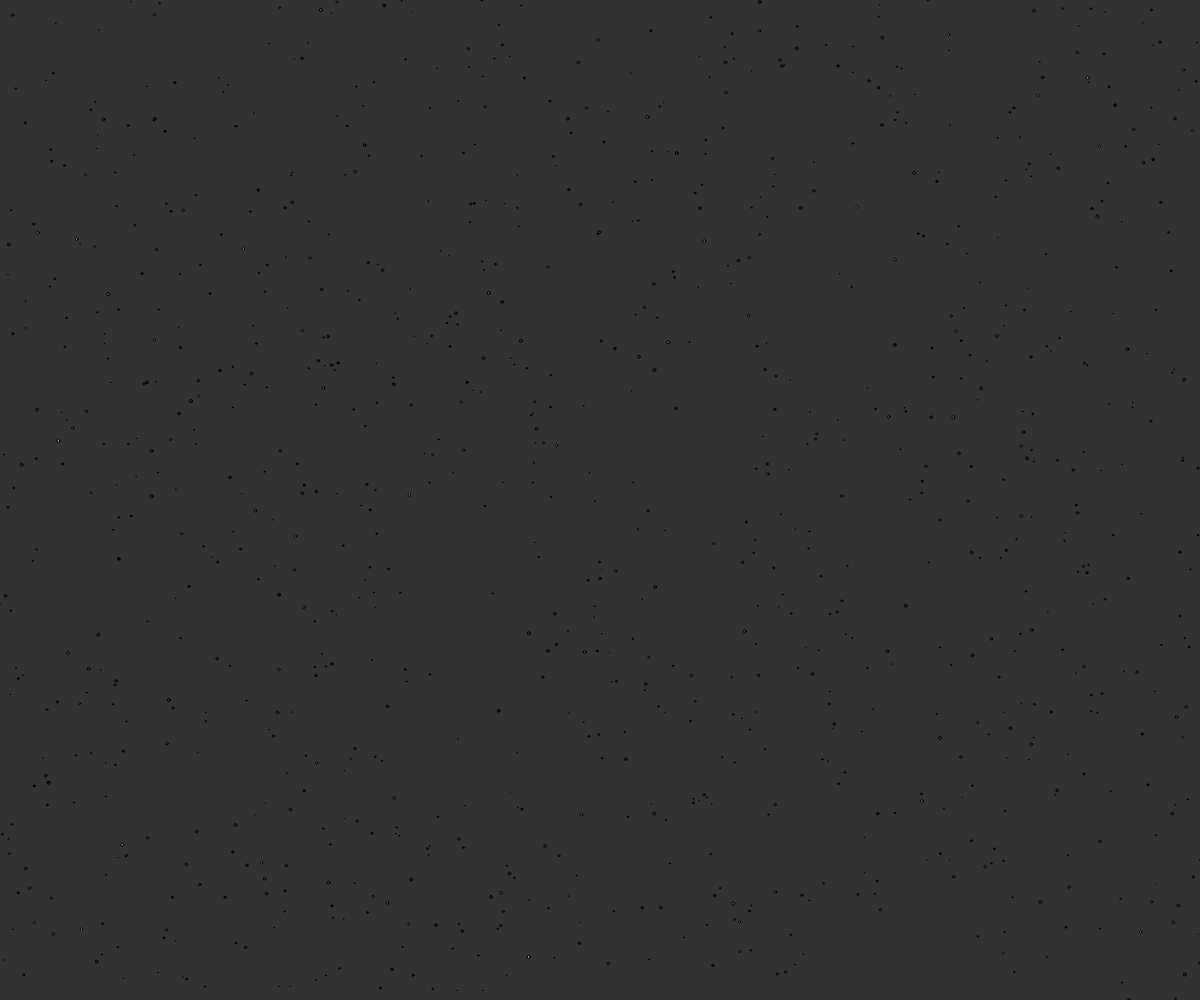
Frame 1 (no input)
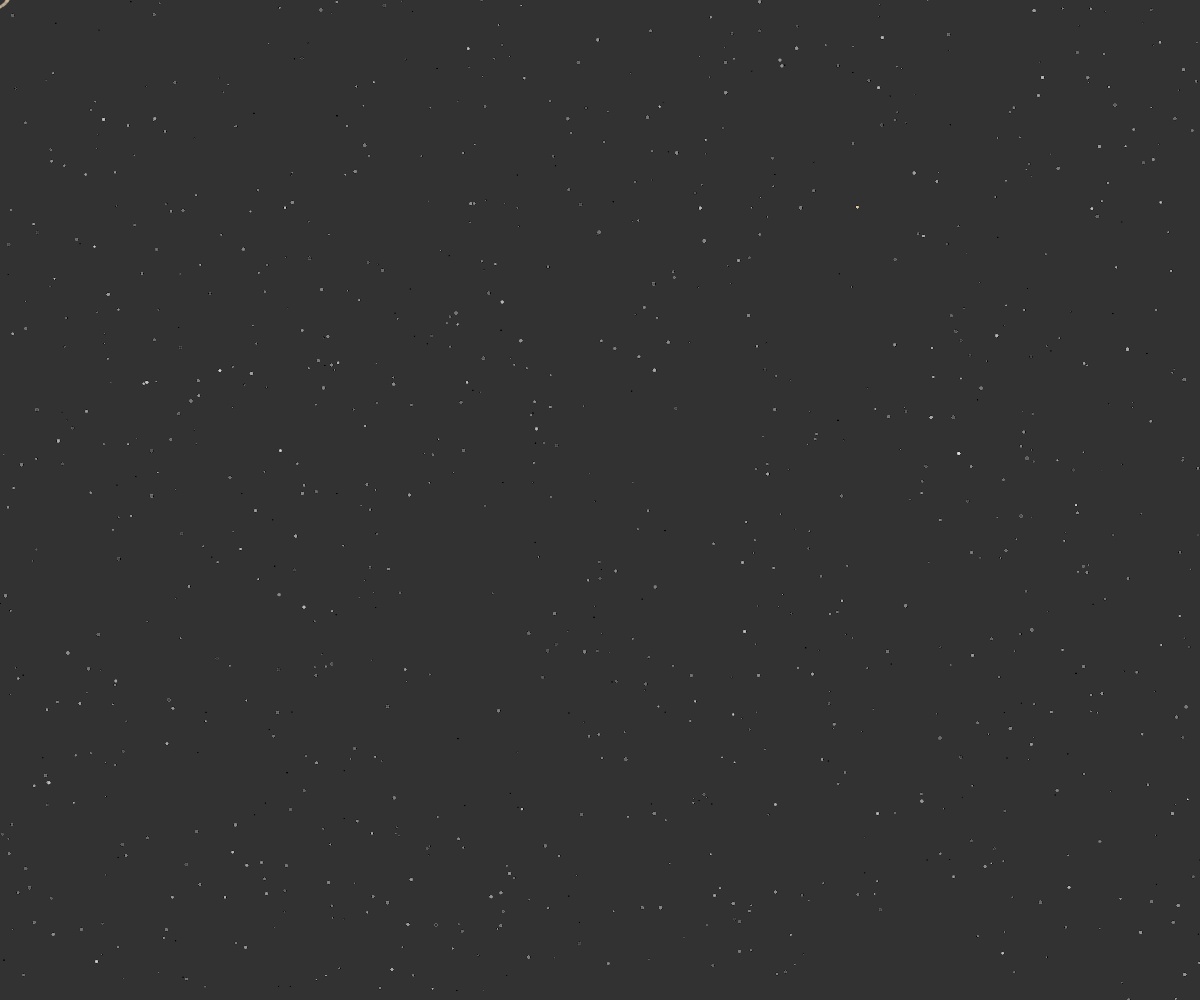
Frame 60 (no input)
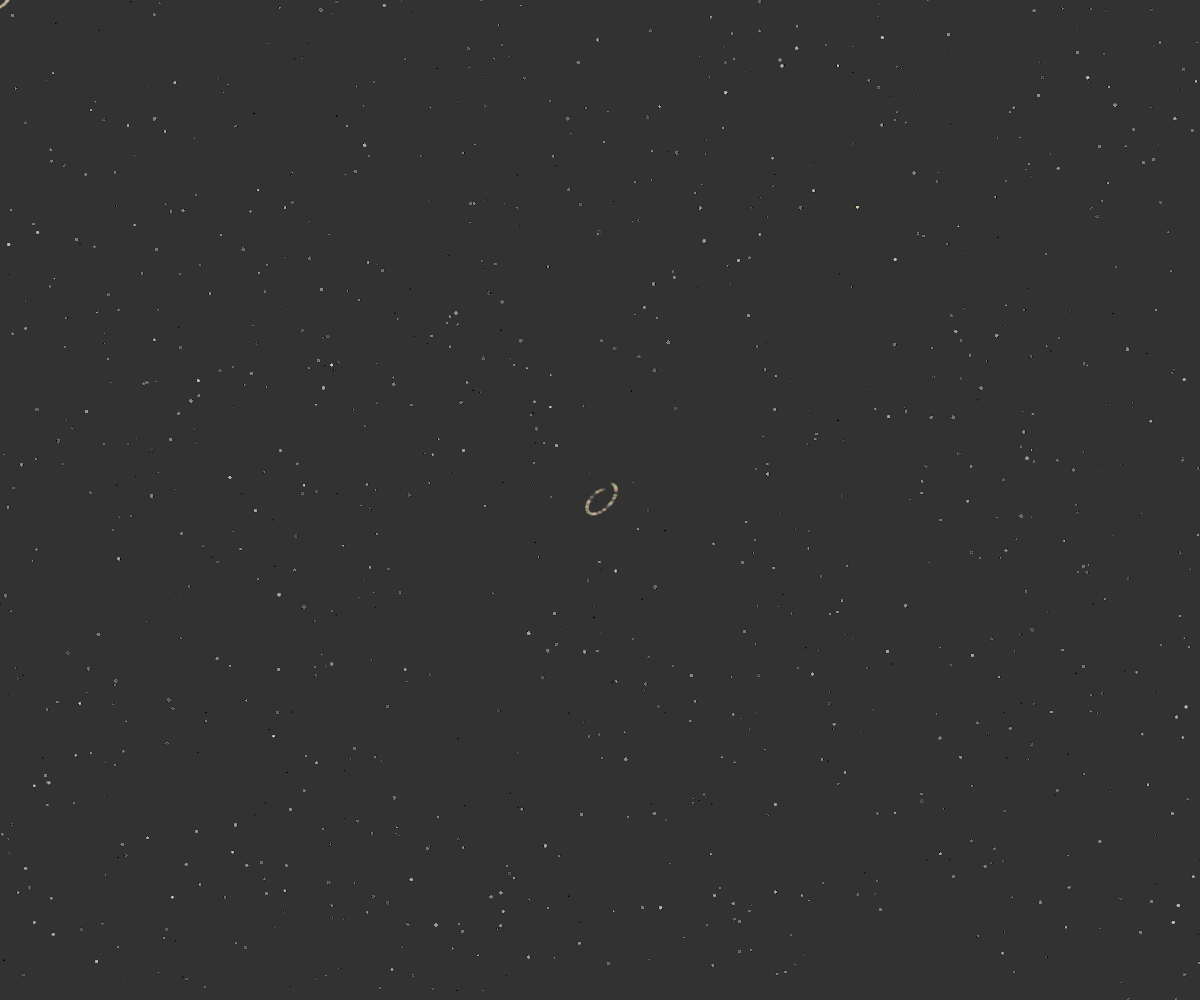
Frame 120 (the mouse pressed at the canvas centre since frame 60)

The p5.js sketch that drew these frames (run headless with seeded random() and noise() and a simulated clock; from frame 60 on, the mouse is pressed at the canvas centre):

// p5.js sketch
// ── sketch.js
var angle = 1.5; // 나선형 은하수 각도
var scalar = 5;
var speed = 0.1;
var stars = [] ; // 별들의 집합

class star {
  constructor(x,y,sz) {
    this.x = x ; // 별의 x 좌표
    this.y = y ; // 별의 y 좌표
    this.sz = sz ; // 별 사이즈
  }
  
  display(){
    ellipse(this.x, this.y, this.sz, this.sz) ; // 별들 그리기
    fill(random(255),random(150)) ; 
  }
}



function setup() {
  createCanvas(windowWidth, windowHeight);
  background(50) ;
  
}

function setGradient(color_from, color_to) {
  noFill();
  for (var y = 0; y < height; y++) {
    var inter = map(y, 0, height, 0, 1);
    var c = lerpColor(color_from, color_to, inter);
    stroke(c);
    line(0, y, width, y);
  }
}

function draw() {
  
  for (let i = 0 ; i < 1000 ; i ++) {
    stars.push(new star(random(windowWidth),
                        random(windowHeight),
                        random(3),
                        random(250))) ;
    
    var s = stars[i] ;
    s.display() ;
    
  
  }
  
  var x = mouseX + cos(angle) * scalar;
  var y = mouseY + sin(angle+10) * scalar;
  fill(random(200,255), random(200,215), random(150,190),random(150));
  noStroke();
  ellipse(x, y, 4, 3);
  angle += speed;
  scalar += speed; // 나선형 은하수 만들기 
  
  
  
}
